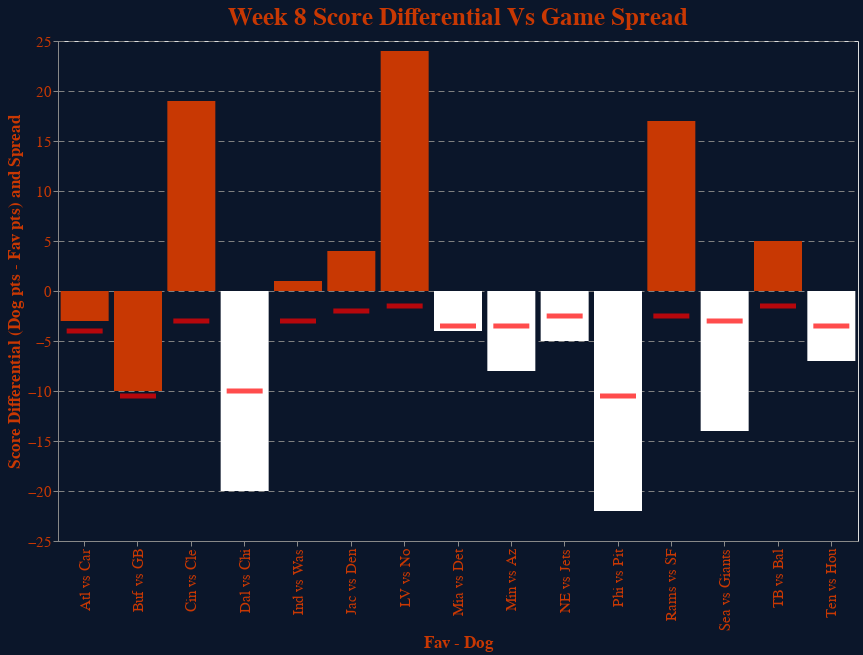

This figure's notebook cell:
### Code cell
chart = alt.Chart(df, width=800, height=500, title=chart_title)\
.mark_bar()\
.encode(
    x=alt.X(**x_cfgs,),
    y=alt.Y(**y_cfgs,
    ),
    tooltip=[
        #alt.Tooltip(shorthand="spread", title="Spread"),
        "Date",
        "Time (ET)",
        "Day",
        "Favorite",
        "Underdog",
        "Over/Under",
        "Spread",
        "Score",
        "score_diff",
        "spread_v_result"
    ],
    color=alt.condition(
        alt.datum.score_diff - alt.datum.num_spread > 0,
        alt.value(secondary_color),  # The positive color
        alt.value("white"),  # The negative color
        legend=True
    ),
)


tick = alt.Chart(df).mark_tick(
    color='red',
    width=50,
    thickness=5,
    size=40 * 0.9,  # controls width of tick.
).encode(
    x=alt.X(**x_cfgs,),
    y='num_spread'
)

plot = (chart + tick)\
.configure(background=primary_color)\
.configure_axis(gridColor="grey", gridDash=[6,4])\
.configure_axisLeft(**axisLeftKwargs)\
.configure_axisBottom(**axisBottomKwargs)\
.configure_title(color=secondary_color, fontSize=25)\
.configure_legend(**legendKwargs)

plot.save("chart_json/spread.json")
plot

### Figure 1 — Vega-Lite specification as saved in the notebook (floating-point values rounded to 4 significant figures)
{"config": {"view": {"continuousWidth": 400, "continuousHeight": 300}, "axis": {"gridColor": "grey", "gridDash": [6, 4]}, "axisBottom": {"labelColor": "#c83803", "labelFontSize": 15, "titleColor": "#c83803", "titleFontSize": 17}, "axisLeft": {"labelColor": "#c83803", "labelFontSize": 15, "titleColor": "#c83803", "titleFontSize": 17}, "background": "#0B162A", "legend": {"cornerRadius": 10, "fillColor": "#0B162A", "labelColor": "#c83803", "labelFontSize": 15, "orient": "top-right", "padding": 10, "strokeColor": "gray", "titleColor": "#c83803", "titleFontSize": 15}, "title": {"color": "#c83803", "fontSize": 25}}, "layer": [{"mark": "bar", "encoding": {"color": {"condition": {"value": "#c83803", "test": "((datum.score_diff - datum.num_spread) > 0)"}, "value": "white"}, "tooltip": [{"field": "Date", "type": "nominal"}, {"field": "Time (ET)", "type": "nominal"}, {"field": "Day", "type": "nominal"}, {"field": "Favorite", "type": "nominal"}, {"field": "Underdog", "type": "nominal"}, {"field": "Over/Under", "type": "nominal"}, {"field": "Spread", "type": "nominal"}, {"field": "Score", "type": "nominal"}, {"field": "score_diff", "type": "quantitative"}, {"field": "spread_v_result", "type": "quantitative"}], "x": {"field": "matchup", "title": "Fav - Dog", "type": "nominal"}, "y": {"field": "score_diff", "title": "Score Differential (Dog pts - Fav pts) and Spread", "type": "quantitative"}}, "height": 500, "title": "Week 8 Score Differential Vs Game Spread", "width": 800}, {"mark": {"type": "tick", "color": "red", "size": 36.0, "thickness": 5, "width": 50}, "encoding": {"x": {"field": "matchup", "title": "Fav - Dog", "type": "nominal"}, "y": {"field": "num_spread", "type": "quantitative"}}}], "data": {"name": "data-bbee19aeeeec6f561e3166e2076826ec"}, "$schema": "https://vega.github.io/schema/vega-lite/v4.17.0.json", "datasets": {"data-bbee19aeeeec6f561e3166e2076826ec": [{"Unnamed: 0": 0, "Day": "Thu", "Date": "Oct 27, 2022", "Time (ET)": "8:15", "Unnamed: 4": "@", "Favorite": "Tampa Bay Buccaneers", "Score": "L 22-27", "Spread": "L -1.5", "Unnamed: 8": null, "Underdog": "Baltimore Ravens", "Over/Under": "O 45.5", "Notes": null, "week": 8, "result_ats": "L", "spread": "-1.5", "result": "L", "fav_pts": "22", "opp_pts": "27", "num_spread": -1.5, "score_diff": 5, "fav_abr": "TB", "dog_abr": "Bal", "matchup": "TB vs Bal", "fav_covered": true, "spread_v_result": 6.5}, {"Unnamed: 0": 1, "Day": "Sun", "Date": "Oct 30, 2022", "Time (ET)": "9:29", "Unnamed: 4": "N", "Favorite": "Jacksonville Jaguars", "Score": "L 17-21", "Spread": "L -2", "Unnamed: 8": null, "Underdog": "Denver Broncos", "Over/Under": "U 40.5", "Notes": "at London", "week": 8, "result_ats": "L", "spread": "-2", "result": "L", "fav_pts": "17", "opp_pts": "21", "num_spread": -2.0, "score_diff": 4, "fav_abr": "Jac", "dog_abr": "Den", "matchup": "Jac vs Den", "fav_covered": true, "spread_v_result": 6.0}, {"Unnamed: 0": 2, "Day": "Sun", "Date": "Oct 30, 2022", "Time (ET)": "1:00", "Unnamed: 4": "@", "Favorite": "Atlanta Falcons", "Score": "W 37-34 (OT)", "Spread": "L -4", "Unnamed: 8": null, "Underdog": "Carolina Panthers", "Over/Under": "O 41", "Notes": null, "week": 8, "result_ats": "L", "spread": "-4", "result": "W", "fav_pts": "37", "opp_pts": "34", "num_spread": -4.0, "score_diff": -3, "fav_abr": "Atl", "dog_abr": "Car", "matchup": "Atl vs Car", "fav_covered": true, "spread_v_result": 1.0}, {"Unnamed: 0": 3, "Day": "Sun", "Date": "Oct 30, 2022", "Time (ET)": "1:00", "Unnamed: 4": "@", "Favorite": "Dallas Cowboys", "Score": "W 49-29", "Spread": "W -10", "Unnamed: 8": null, "Underdog": "Chicago Bears", "Over/Under": "O 42.5", "Notes": null, "week": 8, "result_ats": "W", "spread": "-10", "result": "W", "fav_pts": "49", "opp_pts": "29", "num_spread": -10.0, "score_diff": -20, "fav_abr": "Dal", "dog_abr": "Chi", "matchup": "Dal vs Chi", "fav_covered": false, "spread_v_result": -10.0}, {"Unnamed: 0": 4, "Day": "Sun", "Date": "Oct 30, 2022", "Time (ET)": "1:00", "Unnamed: 4": null, "Favorite": "Miami Dolphins", "Score": "W 31-27", "Spread": "W -3.5", "Unnamed: 8": "@", "Underdog": "Detroit Lions", "Over/Under": "O 51.5", "Notes": null, "week": 8, "result_ats": "W", "spread": "-3.5", "result": "W", "fav_pts": "31", "opp_pts": "27", "num_spread": -3.5, "score_diff": -4, "fav_abr": "Mia", "dog_abr": "Det", "matchup": "Mia vs Det", "fav_covered": false, "spread_v_result": -0.5}, {"Unnamed: 0": 5, "Day": "Sun", "Date": "Oct 30, 2022", "Time (ET)": "1:00", "Unnamed: 4": "@", "Favorite": "Minnesota Vikings", "Score": "W 34-26", "Spread": "W -3.5", "Unnamed: 8": null, "Underdog": "Arizona Cardinals", "Over/Under": "O 48.5", "Notes": null, "week": 8, "result_ats": "W", "spread": "-3.5", "result": "W", "fav_pts": "34", "opp_pts": "26", "num_spread": -3.5, "score_diff": -8, "fav_abr": "Min", "dog_abr": "Az", "matchup": "Min vs Az", "fav_covered": false, "spread_v_result": -4.5}, {"Unnamed: 0": 6, "Day": "Sun", "Date": "Oct 30, 2022", "Time (ET)": "1:00", "Unnamed: 4": null, "Favorite": "Las Vegas Raiders", "Score": "L 0-24", "Spread": "L -1.5", "Unnamed: 8": "@", "Underdog": "New Orleans Saints", "Over/Under": "U 49.5", "Notes": null, "week": 8, "result_ats": "L", "spread": "-1.5", "result": "L", "fav_pts": "0", "opp_pts": "24", "num_spread": -1.5, "score_diff": 24, "fav_abr": "LV", "dog_abr": "No", "matchup": "LV vs No", "fav_covered": true, "spread_v_result": 25.5}, {"Unnamed: 0": 7, "Day": "Sun", "Date": "Oct 30, 2022", "Time (ET)": "1:00", "Unnamed: 4": null, "Favorite": "New England Patriots", "Score": "W 22-17", "Spread": "W -2.5", "Unnamed: 8": "@", "Underdog": "New York Jets", "Over/Under": "U 40", "Notes": null, "week": 8, "result_ats": "W", "spread": "-2.5", "result": "W", "fav_pts": "22", "opp_pts": "17", "num_spread": -2.5, "score_diff": -5, "fav_abr": "NE", "dog_abr": "Jets", "matchup": "NE vs Jets", "fav_covered": false, "spread_v_result": -2.5}, {"Unnamed: 0": 8, "Day": "Sun", "Date": "Oct 30, 2022", "Time (ET)": "1:00", "Unnamed: 4": "@", "Favorite": "Philadelphia Eagles", "Score": "W 35-13", "Spread": "W -10.5", "Unnamed: 8": null, "Underdog": "Pittsburgh Steelers", "Over/Under": "O 43", "Notes": null, "week": 8, "result_ats": "W", "spread": "-10.5", "result": "W", "fav_pts": "35", "opp_pts": "13", "num_spread": -10.5, "score_diff": -22, "fav_abr": "Phi", "dog_abr": "Pit", "matchup": "Phi vs Pit", "fav_covered": false, "spread_v_result": -11.5}, {"Unnamed: 0": 9, "Day": "Sun", "Date": "Oct 30, 2022", "Time (ET)": "4:04", "Unnamed: 4": null, "Favorite": "Tennessee Titans", "Score": "W 17-10", "Spread": "W -3.5", "Unnamed: 8": "@", "Underdog": "Houston Texans", "Over/Under": "U 39", "Notes": null, "week": 8, "result_ats": "W", "spread": "-3.5", "result": "W", "fav_pts": "17", "opp_pts": "10", "num_spread": -3.5, "score_diff": -7, "fav_abr": "Ten", "dog_abr": "Hou", "matchup": "Ten vs Hou", "fav_covered": false, "spread_v_result": -3.5}, {"Unnamed: 0": 10, "Day": "Sun", "Date": "Oct 30, 2022", "Time (ET)": "4:04", "Unnamed: 4": "@", "Favorite": "Seattle Seahawks", "Score": "W 27-13", "Spread": "W -3", "Unnamed: 8": null, "Underdog": "New York Giants", "Over/Under": "U 44.5", "Notes": null, "week": 8, "result_ats": "W", "spread": "-3", "result": "W", "fav_pts": "27", "opp_pts": "13", "num_spread": -3.0, "score_diff": -14, "fav_abr": "Sea", "dog_abr": "Giants", "matchup": "Sea vs Giants", "fav_covered": false, "spread_v_result": -11.0}, {"Unnamed: 0": 11, "Day": "Sun", "Date": "Oct 30, 2022", "Time (ET)": "4:25", "Unnamed: 4": "@", "Favorite": "Indianapolis Colts", "Score": "L 16-17", "Spread": "L -3", "Unnamed: 8": null, "Underdog": "Washington Commanders", "Over/Under": "U 39.5", "Notes": null, "week": 8, "result_ats": "L", "spread": "-3", "result": "L", "fav_pts": "16", "opp_pts": "17", "num_spread": -3.0, "score_diff": 1, "fav_abr": "Ind", "dog_abr": "Was", "matchup": "Ind vs Was", "fav_covered": true, "spread_v_result": 4.0}, {"Unnamed: 0": 12, "Day": "Sun", "Date": "Oct 30, 2022", "Time (ET)": "4:25", "Unnamed: 4": "@", "Favorite": "Los Angeles Rams", "Score": "L 14-31", "Spread": "L -2.5", "Unnamed: 8": null, "Underdog": "San Francisco 49ers", "Over/Under": "O 42", "Notes": null, "week": 8, "result_ats": "L", "spread": "-2.5", "result": "L", "fav_pts": "14", "opp_pts": "31", "num_spread": -2.5, "score_diff": 17, "fav_abr": "Rams", "dog_abr": "SF", "matchup": "Rams vs SF", "fav_covered": true, "spread_v_result": 19.5}, {"Unnamed: 0": 13, "Day": "Sun", "Date": "Oct 30, 2022", "Time (ET)": "8:20", "Unnamed: 4": "@", "Favorite": "Buffalo Bills", "Score": "W 27-17", "Spread": "L -10.5", "Unnamed: 8": null, "Underdog": "Green Bay Packers", "Over/Under": "U 47", "Notes": null, "week": 8, "result_ats": "L", "spread": "-10.5", "result": "W", "fav_pts": "27", "opp_pts": "17", "num_spread": -10.5, "score_diff": -10, "fav_abr": "Buf", "dog_abr": "GB", "matchup": "Buf vs GB", "fav_covered": true, "spread_v_result": 0.5}, {"Unnamed: 0": 14, "Day": "Mon", "Date": "Oct 31, 2022", "Time (ET)": "8:15", "Unnamed: 4": null, "Favorite": "Cincinnati Bengals", "Score": "L 13-32", "Spread": "L -3", "Unnamed: 8": "@", "Underdog": "Cleveland Browns", "Over/Under": "P 45", "Notes": null, "week": 8, "result_ats": "L", "spread": "-3", "result": "L", "fav_pts": "13", "opp_pts": "32", "num_spread": -3.0, "score_diff": 19, "fav_abr": "Cin", "dog_abr": "Cle", "matchup": "Cin vs Cle", "fav_covered": true, "spread_v_result": 22.0}]}}
